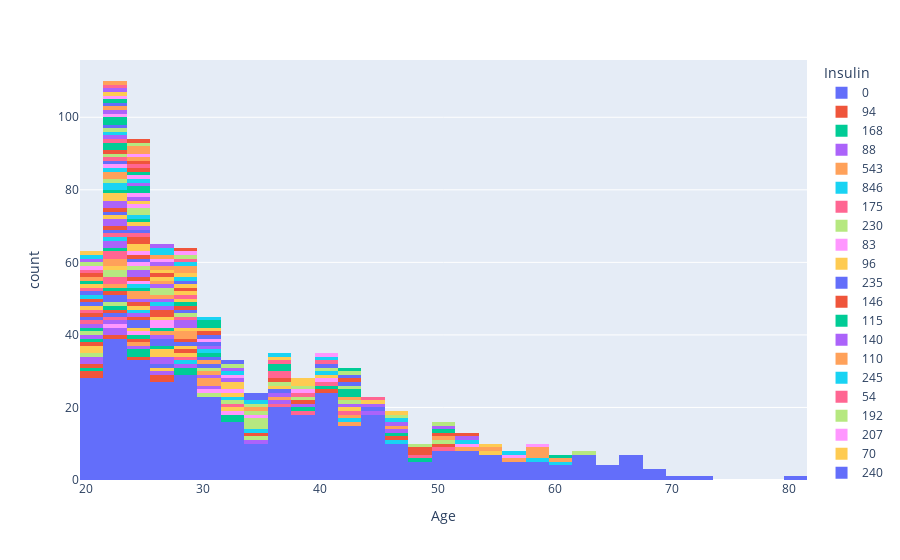

The notebook cell this image was saved under:
### Code cell
import plotly.express as px

# Assuming your DataFrame is named df
fig = px.histogram(data_frame=df, x='Age', color='Insulin')
fig.show()
